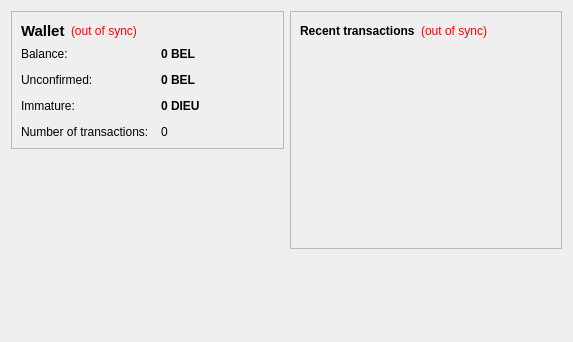
<?xml version="1.0" encoding="UTF-8"?>
<ui version="4.0">
 <class>OverviewPage</class>
 <widget class="QWidget" name="OverviewPage">
  <property name="geometry">
   <rect>
    <x>0</x>
    <y>0</y>
    <width>573</width>
    <height>342</height>
   </rect>
  </property>
  <property name="windowTitle">
   <string>Form</string>
  </property>
  <layout class="QHBoxLayout" name="horizontalLayout" stretch="1,1">
   <item>
    <layout class="QVBoxLayout" name="verticalLayout_2">
     <item>
      <widget class="QFrame" name="frame">
       <property name="frameShape">
        <enum>QFrame::StyledPanel</enum>
       </property>
       <property name="frameShadow">
        <enum>QFrame::Raised</enum>
       </property>
       <layout class="QVBoxLayout" name="verticalLayout_4">
        <item>
         <layout class="QHBoxLayout" name="horizontalLayout_4">
          <item>
           <widget class="QLabel" name="label_5">
            <property name="font">
             <font>
              <pointsize>11</pointsize>
              <weight>75</weight>
              <bold>true</bold>
             </font>
            </property>
            <property name="text">
             <string>Wallet</string>
            </property>
           </widget>
          </item>
          <item>
           <widget class="QLabel" name="labelWalletStatus">
            <property name="toolTip">
             <string>The displayed information may be out of date. Your wallet automatically synchronizes with the dieudocoin network after a connection is established, but this process has not completed yet.</string>
            </property>
            <property name="styleSheet">
             <string notr="true">QLabel { color: red; }</string>
            </property>
            <property name="text">
             <string notr="true">(out of sync)</string>
            </property>
            <property name="alignment">
             <set>Qt::AlignLeading|Qt::AlignLeft|Qt::AlignVCenter</set>
            </property>
           </widget>
          </item>
          <item>
           <spacer name="horizontalSpacer_2">
            <property name="orientation">
             <enum>Qt::Horizontal</enum>
            </property>
            <property name="sizeHint" stdset="0">
             <size>
              <width>40</width>
              <height>20</height>
             </size>
            </property>
           </spacer>
          </item>
         </layout>
        </item>
        <item>
         <layout class="QFormLayout" name="formLayout_2">
          <property name="fieldGrowthPolicy">
           <enum>QFormLayout::AllNonFixedFieldsGrow</enum>
          </property>
          <property name="horizontalSpacing">
           <number>12</number>
          </property>
          <property name="verticalSpacing">
           <number>12</number>
          </property>
          <item row="0" column="0">
           <widget class="QLabel" name="label">
            <property name="text">
             <string>Balance:</string>
            </property>
           </widget>
          </item>
          <item row="0" column="1">
           <widget class="QLabel" name="labelBalance">
            <property name="font">
             <font>
              <weight>75</weight>
              <bold>true</bold>
             </font>
            </property>
            <property name="cursor">
             <cursorShape>IBeamCursor</cursorShape>
            </property>
            <property name="toolTip">
             <string>Your current balance</string>
            </property>
            <property name="text">
             <string notr="true">0 BEL</string>
            </property>
            <property name="textInteractionFlags">
             <set>Qt::LinksAccessibleByMouse|Qt::TextSelectableByKeyboard|Qt::TextSelectableByMouse</set>
            </property>
           </widget>
          </item>
          <item row="1" column="0">
           <widget class="QLabel" name="label_3">
            <property name="text">
             <string>Unconfirmed:</string>
            </property>
           </widget>
          </item>
          <item row="1" column="1">
           <widget class="QLabel" name="labelUnconfirmed">
            <property name="font">
             <font>
              <weight>75</weight>
              <bold>true</bold>
             </font>
            </property>
            <property name="cursor">
             <cursorShape>IBeamCursor</cursorShape>
            </property>
            <property name="toolTip">
             <string>Total of transactions that have yet to be confirmed, and do not yet count toward the current balance</string>
            </property>
            <property name="text">
             <string notr="true">0 BEL</string>
            </property>
            <property name="textInteractionFlags">
             <set>Qt::LinksAccessibleByMouse|Qt::TextSelectableByKeyboard|Qt::TextSelectableByMouse</set>
            </property>
           </widget>
          </item>
          <item row="3" column="0">
           <widget class="QLabel" name="label_2">
            <property name="text">
             <string>Number of transactions:</string>
            </property>
           </widget>
          </item>
          <item row="3" column="1">
           <widget class="QLabel" name="labelNumTransactions">
            <property name="toolTip">
             <string>Total number of transactions in wallet</string>
            </property>
            <property name="text">
             <string notr="true">0</string>
            </property>
           </widget>
          </item>
          <item row="2" column="0">
           <widget class="QLabel" name="labelImmatureText">
            <property name="text">
             <string>Immature:</string>
            </property>
           </widget>
          </item>
          <item row="2" column="1">
           <widget class="QLabel" name="labelImmature">
            <property name="font">
             <font>
              <weight>75</weight>
              <bold>true</bold>
             </font>
            </property>
            <property name="toolTip">
             <string>Mined balance that has not yet matured</string>
            </property>
            <property name="text">
             <string notr="true">0 DIEU</string>
            </property>
            <property name="textInteractionFlags">
             <set>Qt::LinksAccessibleByMouse|Qt::TextSelectableByKeyboard|Qt::TextSelectableByMouse</set>
            </property>
           </widget>
          </item>
         </layout>
        </item>
       </layout>
      </widget>
     </item>
     <item>
      <spacer name="verticalSpacer">
       <property name="orientation">
        <enum>Qt::Vertical</enum>
       </property>
       <property name="sizeHint" stdset="0">
        <size>
         <width>20</width>
         <height>40</height>
        </size>
       </property>
      </spacer>
     </item>
	 <item>
         <widget class="QLabel" name="label_wallet_bgcoin">
          <property name="text">
           <string/>
          </property>
          <property name="pixmap">
           <pixmap resource="../bitcoin.qrc">:/images/wallet_bgcoin</pixmap>
          </property>
          <property name="scaledContents">
           <bool>false</bool>
          </property>
          <property name="alignment">
           <set>Qt::AlignCenter</set>
          </property>
          <property name="margin">
           <number>-2</number>
          </property>
         </widget>
        </item>
        <item>
         <widget class="QLabel" name="label_6">
          <property name="text">
           <string/>
          </property>
         </widget>
        </item>
    </layout>
   </item>
   <item>
    <layout class="QVBoxLayout" name="verticalLayout_3">
     <item>
      <widget class="QFrame" name="frame_2">
       <property name="frameShape">
        <enum>QFrame::StyledPanel</enum>
       </property>
       <property name="frameShadow">
        <enum>QFrame::Raised</enum>
       </property>
       <layout class="QVBoxLayout" name="verticalLayout">
        <item>
         <layout class="QHBoxLayout" name="horizontalLayout_2">
          <item>
           <widget class="QLabel" name="label_4">
            <property name="text">
             <string>&lt;b&gt;Recent transactions&lt;/b&gt;</string>
            </property>
           </widget>
          </item>
          <item>
           <widget class="QLabel" name="labelTransactionsStatus">
            <property name="toolTip">
             <string>The displayed information may be out of date. Your wallet automatically synchronizes with the DogeCoin network after a connection is established, but this process has not completed yet.</string>
            </property>
            <property name="styleSheet">
             <string notr="true">QLabel { color: red; }</string>
            </property>
            <property name="text">
             <string notr="true">(out of sync)</string>
            </property>
            <property name="alignment">
             <set>Qt::AlignRight|Qt::AlignTrailing|Qt::AlignVCenter</set>
            </property>
           </widget>
          </item>
          <item>
           <spacer name="horizontalSpacer">
            <property name="orientation">
             <enum>Qt::Horizontal</enum>
            </property>
            <property name="sizeHint" stdset="0">
             <size>
              <width>40</width>
              <height>20</height>
             </size>
            </property>
           </spacer>
          </item>
         </layout>
        </item>
        <item>
         <widget class="QListView" name="listTransactions">
          <property name="styleSheet">
           <string notr="true">QListView { background: transparent; }</string>
          </property>
          <property name="frameShape">
           <enum>QFrame::NoFrame</enum>
          </property>
          <property name="verticalScrollBarPolicy">
           <enum>Qt::ScrollBarAlwaysOff</enum>
          </property>
          <property name="horizontalScrollBarPolicy">
           <enum>Qt::ScrollBarAlwaysOff</enum>
          </property>
          <property name="selectionMode">
           <enum>QAbstractItemView::NoSelection</enum>
          </property>
         </widget>
        </item>
       </layout>
      </widget>
     </item>
     <item>
      <spacer name="verticalSpacer_2">
       <property name="orientation">
        <enum>Qt::Vertical</enum>
       </property>
       <property name="sizeHint" stdset="0">
        <size>
         <width>20</width>
         <height>40</height>
        </size>
       </property>
      </spacer>
     </item>
    </layout>
   </item>
  </layout>
 </widget>
 <resources/>
 <connections/>
</ui>
